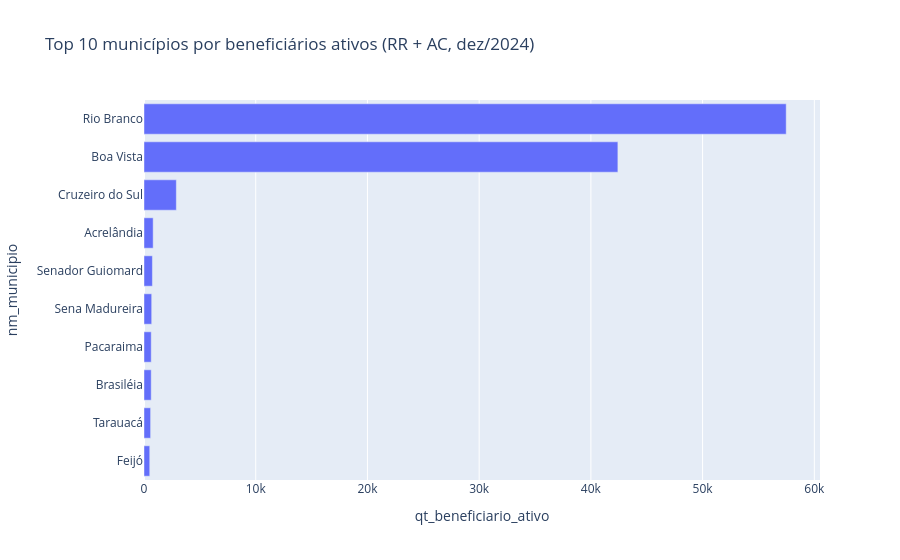

The code cell stored with this chart in its notebook:
### Code cell
fig = px.bar(
    por_municipio.reset_index(),
    x="qt_beneficiario_ativo",
    y="nm_municipio",
    orientation="h",
    title="Top 10 municípios por beneficiários ativos (RR + AC, dez/2024)",
)
fig.update_layout(yaxis=dict(categoryorder="total ascending"))
fig.show()

### Figure 1 — Plotly figure (JSON) as saved in the notebook; plotly's stock layout.template omitted (floating-point values rounded to 4 significant figures)
{"data": [{"hovertemplate": "qt_beneficiario_ativo=%{x}<br>nm_municipio=%{y}<extra></extra>", "legendgroup": "", "marker": {"color": "#636efa", "pattern": {"shape": ""}}, "name": "", "orientation": "h", "showlegend": false, "textposition": "auto", "type": "bar", "x": [57483, 42417, 2894, 820, 753, 688, 647, 645, 592, 515], "xaxis": "x", "y": ["Rio Branco", "Boa Vista", "Cruzeiro do Sul", "Acrelândia", "Senador Guiomard", "Sena Madureira", "Pacaraima", "Brasiléia", "Tarauacá", "Feijó"], "yaxis": "y"}], "layout": {"barmode": "relative", "legend": {"tracegroupgap": 0}, "title": {"text": "Top 10 municípios por beneficiários ativos (RR + AC, dez/2024)"}, "xaxis": {"anchor": "y", "domain": [0.0, 1.0], "title": {"text": "qt_beneficiario_ativo"}}, "yaxis": {"anchor": "x", "categoryorder": "total ascending", "domain": [0.0, 1.0], "title": {"text": "nm_municipio"}}}}
